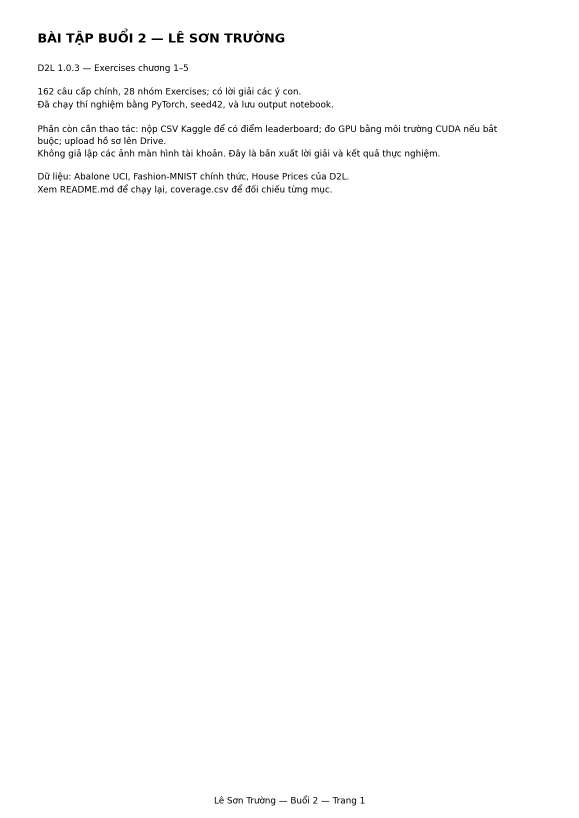
#> input picture Buoi2/bai_lam_Le_Son_Truong/anh_nop_bai/Le_Son_Truong_001_gioi_thieu.png, 1157 x 1636 px (shown at 1/2 size); its folder holds 4 pictures in this run
$ python merge_submission_images.py
#> lines starting #> are read from the running program, lines starting #| are printed output that depends on the picture
"""Gộp các trang kết quả thành 10 ảnh theo chương, giữ nguyên pixel nội dung.

Chạy độc lập sau build_submission.py; không cần huấn luyện lại mô hình.
"""
from collections import Counter
from functools import lru_cache
import hashlib
import json
from pathlib import Path
import re
import sys
import zipfile

import numpy as np
from PIL import Image, ImageChops, ImageDraw, ImageFont


BASE = Path(__file__).resolve().parent
SOURCE = BASE / "anh_nop_bai"
OUTPUT = BASE / "anh_nop_bai_gop"
GAP = 24
LABEL_HEIGHT = 34
HEADER_HEIGHT = 150
BACKGROUND = "#eef2f7"


def font(size):
    candidates = [Path("C:/Windows/Fonts/arial.ttf"),
                  Path("/usr/share/fonts/truetype/dejavu/DejaVuSans.ttf")]
    return ImageFont.truetype(str(next(p for p in candidates if p.exists())), size)


def prepare_page(path):
    with Image.open(path) as original:
#> original is the input picture: PIL image 1157x1636 RGBA; mean R, G, B, A 252.2, 252.2, 252.2, 255
        image = original.convert("RGB")
    # Footer cũ nằm ở 97.5% chiều cao; vùng nội dung kết thúc trước 95%.
    # Bỏ footer lặp lại, thay bằng nhãn số trang gốc trên từng ô.
    body = image.crop((0, 0, image.width, int(image.height * .95)))
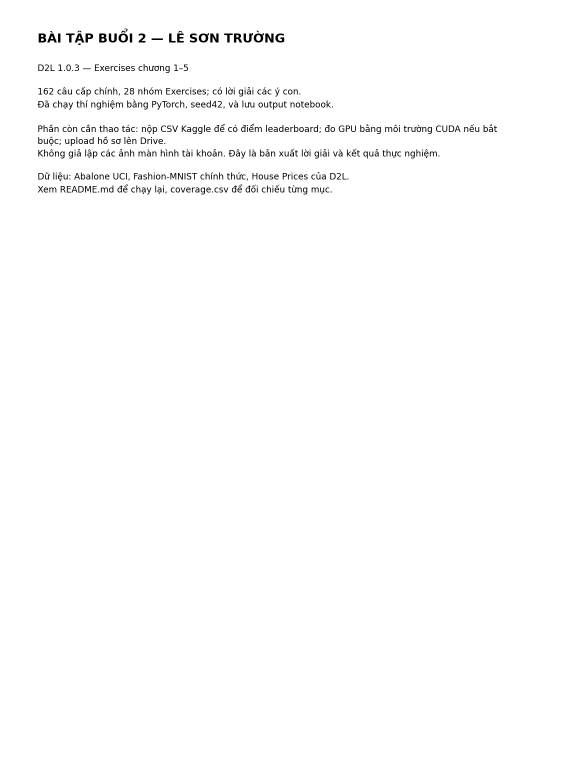
#> body: PIL image 1157x1554 RGB (shown at 1/2 size); min 0, max 255, mean 252.2
    ink = ImageChops.difference(body, Image.new("RGB", body.size, "white"))
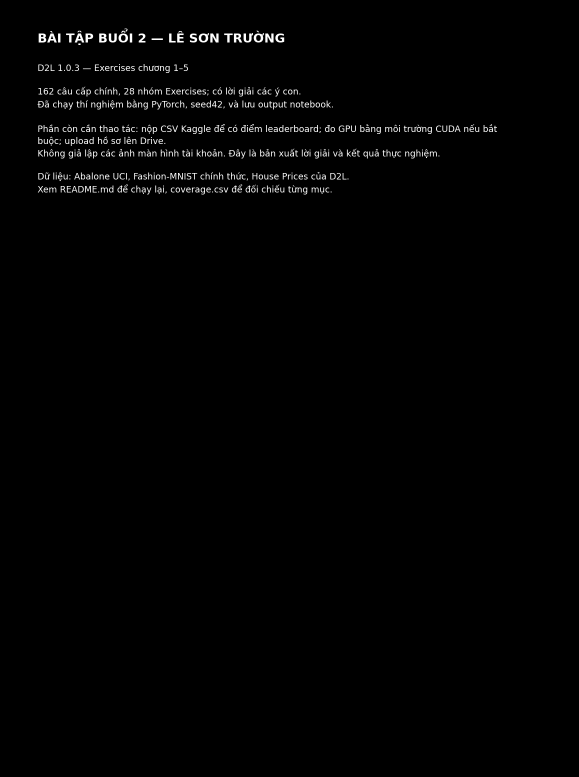
#> ink: PIL image 1157x1554 RGB (shown at 1/2 size); min 0, max 255, mean 2.8
    bbox = ink.convert("L").point(lambda v: 255 if v > 12 else 0).getbbox()
#> bbox = (75, 57, 994, 389)
    if bbox is None:
        raise ValueError(f"Trang trống: {path.name}")
    left, top, right, bottom = bbox
#> left = 75; top = 57; right = 994; bottom = 389
    bbox = (max(0, left - 14), max(0, top - 14),
            min(body.width, right + 14), min(body.height, bottom + 14))
#> bbox = (61, 43, 1008, 403)
    crop = image.crop(bbox)
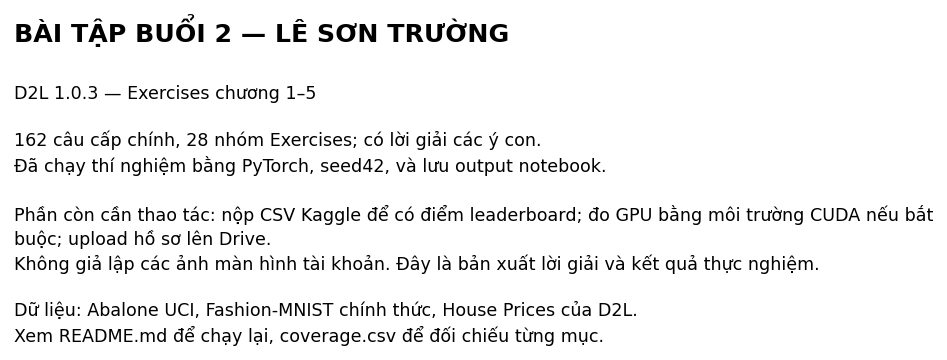
#> crop: PIL image 947x360 RGB; min 0, max 255, mean 240.2
    # Biểu đồ cũ có khoảng trắng lớn giữa tiêu đề và hình: chỉ bỏ các dải
    # hoàn toàn trắng, giữ 32 pixel khoảng cách. Không chạm vào chữ/đường vẽ.
    nonwhite_rows = (np.asarray(crop) < 255).any(axis=(1, 2))
    spans = []
    cursor = 0
    row = 0
    while row < crop.height:
        if nonwhite_rows[row]:
            row += 1
            continue
        start = row
        while row < crop.height and not nonwhite_rows[row]:
            row += 1
        if row - start > 80:
            spans.append([cursor, start + 16])
            cursor = row - 16
#> after the loop, row = 360; spans = []
    spans.append([cursor, crop.height])
    compact = Image.new("RGB", (crop.width, sum(end - start for start, end in spans)), "white")
#> compact: PIL image 947x360 RGB; every value is 255
    offset = 0
    for start, end in spans:
        compact.paste(crop.crop((0, start, crop.width, end)), (0, offset))
        offset += end - start
#> this loop made 1 pass
#> (start, end, offset) on pass 1: (0, 360, 360)
#> after the loop, offset = 360
    return {"path": path, "image": compact, "crop_box": list(bbox), "retained_row_spans": spans,
            "page": int(path.name.split("_")[3])}


def balanced_columns(pages, count):
    """Chia các trang liên tiếp, tối thiểu hóa chiều cao cột dài nhất."""
    heights = [p["image"].height + LABEL_HEIGHT + GAP for p in pages]
    prefix = [0]
    for height in heights:
        prefix.append(prefix[-1] + height)

    @lru_cache(None)
    def solve(end, columns):
        if columns == 1:
            return prefix[end], (end,)
        best = None
        for cut in range(columns - 1, end):
            previous, ends = solve(cut, columns - 1)
            candidate = max(previous, prefix[end] - prefix[cut]), ends + (end,)
            if best is None or candidate < best:
                best = candidate
        return best

    _, ends = solve(len(pages), count)
    start = 0
    columns = []
    for end in ends:
        columns.append(pages[start:end])
        start = end
    return columns


def split_chapter(pages):
    heights = [p["image"].height + LABEL_HEIGHT + GAP for p in pages]
    total = sum(heights)
    # Ưu tiên tách giữa hai mục nếu độ dài hai phần không quá lệch.
    candidates = []
    for cut in range(1, len(pages)):
        imbalance = abs(sum(heights[:cut]) - total / 2) / total
        new_section = bool(re.search(r"_c[1-5]_", pages[cut]["path"].name))
        candidates.append((imbalance + (0 if new_section else .10), cut))
    cut = min(candidates)[1]
    return [pages[:cut], pages[cut:]]


def render(pages, title, target):
    count = 3 if len(pages) >= 9 else 2 if len(pages) >= 4 else 1
    columns = balanced_columns(pages, count)
    cell_width = max(p["image"].width for p in pages)
    width = count * cell_width + (count + 1) * GAP
    height = HEADER_HEIGHT + GAP + max(
        sum(p["image"].height + LABEL_HEIGHT + GAP for p in col)
        for col in columns)
    canvas = Image.new("RGB", (width, height), BACKGROUND)
    draw = ImageDraw.Draw(canvas)
    draw.text((GAP, 18), "LÊ SƠN TRƯỜNG — BÀI TẬP BUỔI 2", fill="#16324f", font=font(26))
    draw.text((GAP, 57), title, fill="#16324f", font=font(25))
    draw.text((GAP, 99), f"{len(pages)} trang gốc | Đọc từ trên xuống, rồi sang cột phải.",
              fill="#334155", font=font(18))
    records = []
    for column_index, column in enumerate(columns):
        x = GAP + column_index * (cell_width + GAP)
        y = HEADER_HEIGHT
        for p in column:
            tile = p["image"]
            draw.rectangle((x, y, x + cell_width - 1, y + LABEL_HEIGHT - 1), fill="#dce6f2")
            draw.text((x + 10, y + 5), f"Trang gốc {p['page']:03d}", fill="#16324f", font=font(18))
            y += LABEL_HEIGHT
            draw.rectangle((x, y, x + cell_width - 1, y + tile.height - 1), fill="white")
            canvas.paste(tile, (x, y))
            records.append({"source": p["path"].name, "page": p["page"],
                            "source_sha256": hashlib.sha256(p["path"].read_bytes()).hexdigest(),
                            "crop_box": p["crop_box"],
                            "retained_row_spans": p["retained_row_spans"],
                            "destination_box": [x, y, x + tile.width, y + tile.height]})
            y += tile.height + GAP
    canvas.save(target, compress_level=6)
    # Đọc lại PNG và đối chiếu pixel từng ô, tránh mất chữ khi ghép hoặc nén.
    with Image.open(target) as saved:
        for record in records:
            with Image.open(SOURCE / record["source"]) as original:
                expected = original.convert("RGB").crop(record["crop_box"])
            actual = saved.crop(record["destination_box"])
            offset = 0
            for start, end in record["retained_row_spans"]:
                source_piece = expected.crop((0, start, expected.width, end))
                saved_piece = actual.crop((0, offset, actual.width, offset + end - start))
                if ImageChops.difference(source_piece, saved_piece).getbbox() is not None:
                    raise AssertionError(f"Nội dung bị thay đổi: {record['source']}")
                offset += end - start
    return {"file": target.name, "size": [width, height],
            "columns": count, "source_pages": records,
            "pixel_verification": "passed"}


def main():
    OUTPUT.mkdir(exist_ok=True)
    paths = sorted(SOURCE.glob("Le_Son_Truong_[0-9][0-9][0-9]_*.png"))
    if not paths:
        raise FileNotFoundError(SOURCE)
    chapters = {i: [] for i in range(1, 6)}
    review = []
    chapter = 1
    for path in paths:
        match = re.search(r"_c([1-5])_", path.name)
        if match:
            chapter = int(match[1])
        page = prepare_page(path)
#> page = 5 items
        (review if "_on_tap" in path.name else chapters[chapter]).append(page)
#> pass 2 of the loop in main, `for path in paths:`:
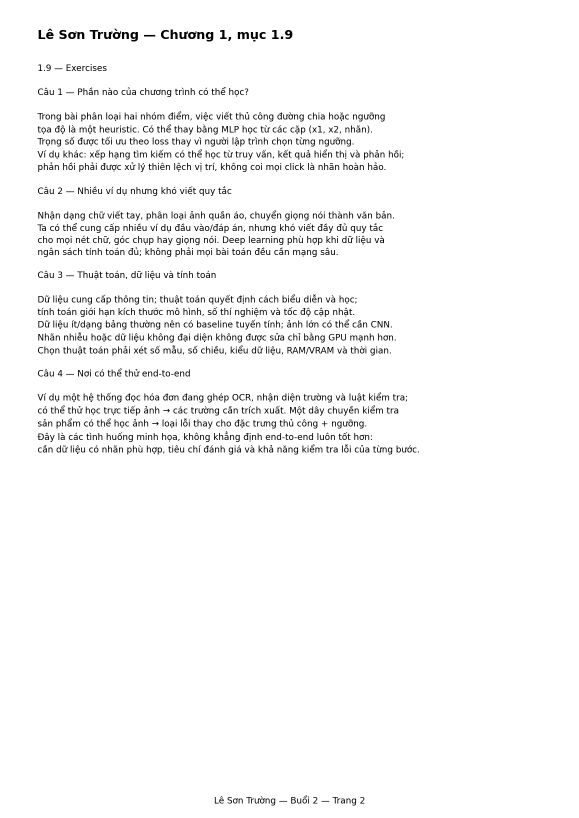
#> input picture Buoi2/bai_lam_Le_Son_Truong/anh_nop_bai/Le_Son_Truong_002_c1_1_9_loi_giai.png, 1157 x 1636 px (shown at 1/2 size)
#> in prepare_page, original is the input picture: PIL image 1157x1636 RGBA; mean R, G, B, A 247.6, 247.6, 247.6, 255
#> in prepare_page (call 2), `bbox = ink.convert("L").point(lambda v: 255 if v > 12 else 0).getbbox()`: bbox = (75, 57, 838, 909)
#> right = 838; bottom = 909
#> in prepare_page (call 2), `bbox = (max(0, left - 14), max(0, top - 14), min(body.width, right + 1..`: bbox = (61, 43, 852, 923)
#> in prepare_page (call 2), `crop = image.crop(bbox)`:
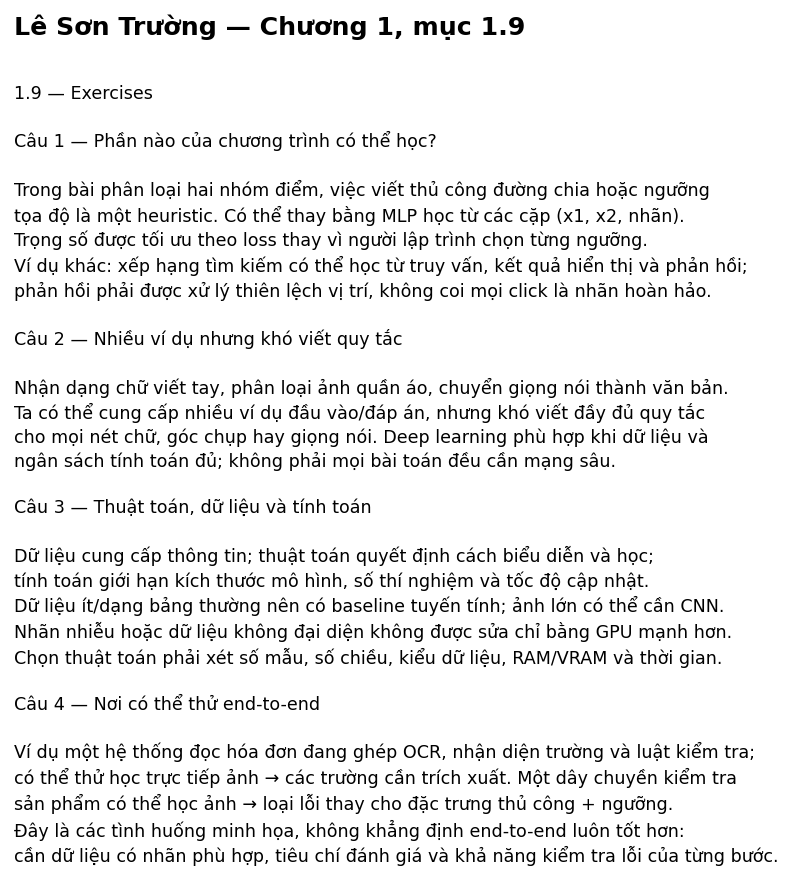
#> crop: PIL image 791x880 RGB; min 0, max 255, mean 235.1
#> after the loop in prepare_page (call 2), `while row < crop.height:`: row = 880
#> compact: PIL image 791x880 RGB; every value is 255
#> the loop in prepare_page (call 2), `for start, end in spans:` made 1 pass
#> (start, end, offset) on pass 1: (0, 880, 880)
#> pass 3 of the loop in main, `for path in paths:`:
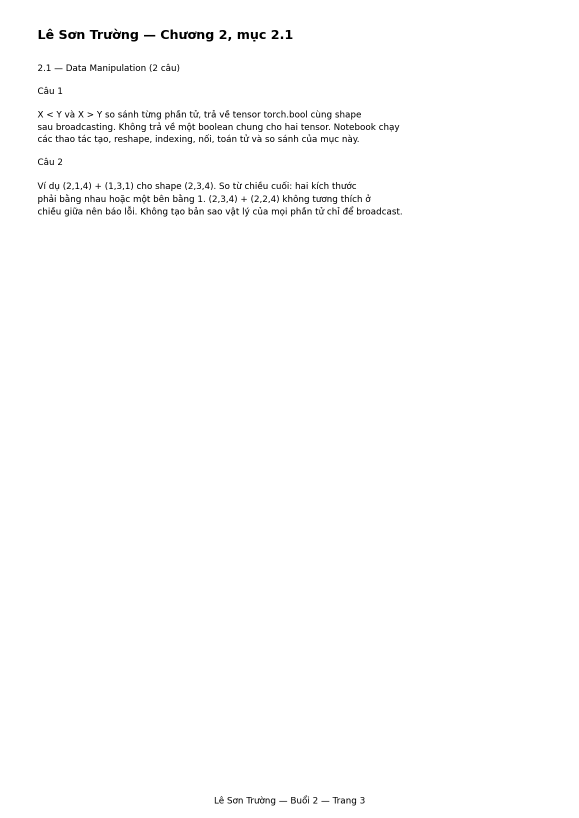
#> input picture Buoi2/bai_lam_Le_Son_Truong/anh_nop_bai/Le_Son_Truong_003_c2_2_1_loi_giai.png, 1157 x 1636 px (shown at 1/2 size)
#> in prepare_page, original is the input picture: PIL image 1157x1636 RGBA; mean R, G, B, A 252.4, 252.4, 252.4, 255
#> in prepare_page (call 3), `ink = ImageChops.difference(body, Image.new("RGB", body.size, "white"))`:
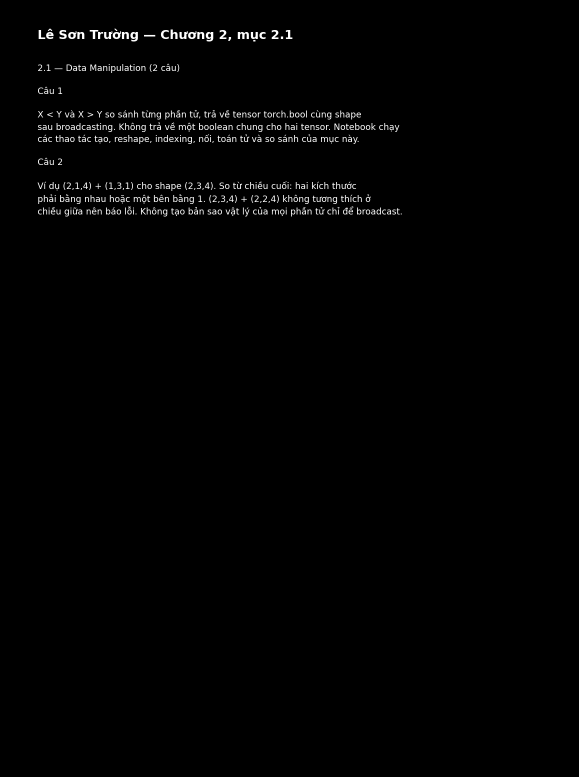
#> ink: PIL image 1157x1554 RGB (shown at 1/2 size); min 0, max 255, mean 2.6
#> in prepare_page (call 3), `bbox = ink.convert("L").point(lambda v: 255 if v > 12 else 0).getbbox()`: bbox = (75, 57, 804, 433)
#> right = 804; bottom = 433
#> in prepare_page (call 3), `bbox = (max(0, left - 14), max(0, top - 14), min(body.width, right + 1..`: bbox = (61, 43, 818, 447)
#> in prepare_page (call 3), `crop = image.crop(bbox)`:
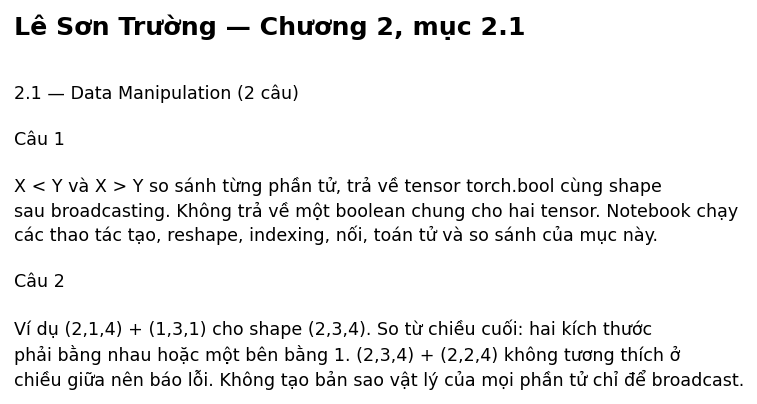
#> crop: PIL image 757x404 RGB; min 0, max 255, mean 239.8
#> after the loop in prepare_page (call 3), `while row < crop.height:`: row = 404
#> compact: PIL image 757x404 RGB; every value is 255
#> the loop in prepare_page (call 3), `for start, end in spans:` made 1 pass
#> (start, end, offset) on pass 1: (0, 404, 404)
#> the loop made 4 passes; the first 3 are shown

    outputs = []
#> outputs = []
    for chapter, pages in chapters.items():
        parts = [pages] if chapter == 1 else split_chapter(pages)
        for part, subset in enumerate(parts, 1):
            filename = f"Le_Son_Truong_Chuong_{chapter}_Phan_{part}.png"
            outputs.append(render(subset, f"CHƯƠNG {chapter} — PHẦN {part}/{len(parts)}", OUTPUT / filename))
#> in render, `canvas = Image.new("RGB", (width, height), BACKGROUND)`:
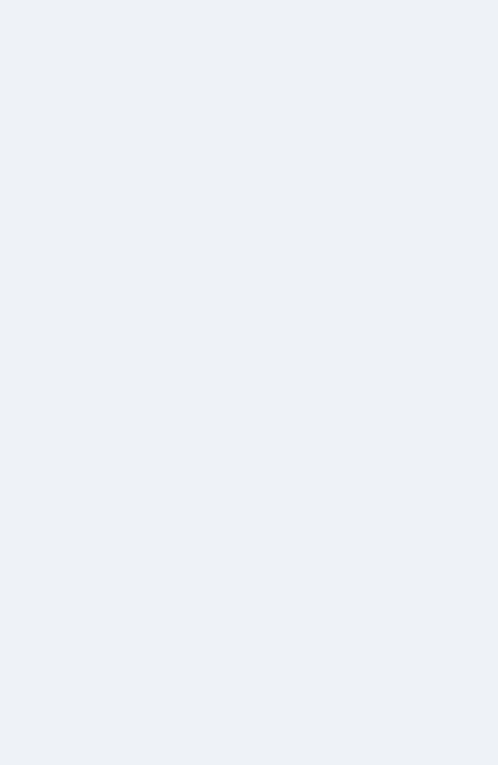
#> canvas: PIL image 995x1530 RGB (shown at 1/2 size); mean R, G, B 238, 242, 247
#> after the loop in render, `for column_index, column in enumerate(columns):`:
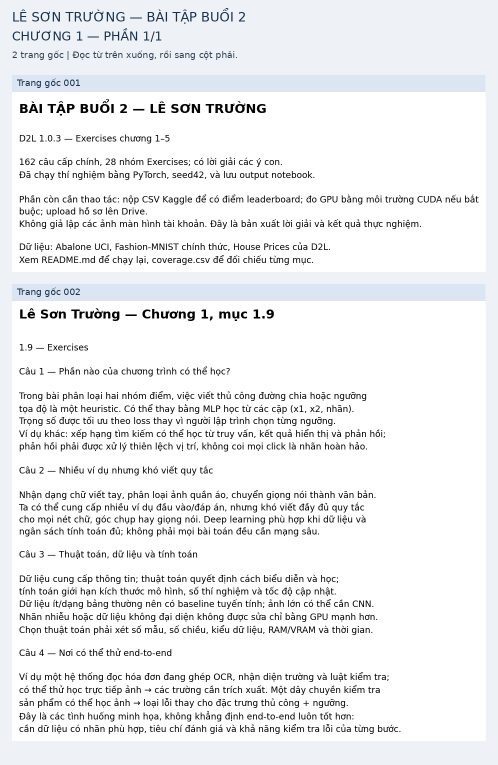
#> canvas: PIL image 995x1530 RGB (shown at 1/2 size); mean R, G, B 237, 238.3, 239.8
#> after the loop in render, `for column_index, column in enumerate(columns):`: records = 2 items
#> the loop in render, `for start, end in record["retained_row_spans"]:` made 1 pass
#> after the loop in render, `for start, end in record["retained_row_spans"]:`: offset = 360
            print(f"{filename}: {len(subset)} trang -> {outputs[-1]['size']}", flush=True)
#| Le_Son_Truong_Chuong_1_Phan_1.png: 2 trang -> [995, 1530]
#> pass 2 of the loop in main, `for chapter, pages in chapters.items():`:
#> after the loop in render (call 2), `for column_index, column in enumerate(columns):`:
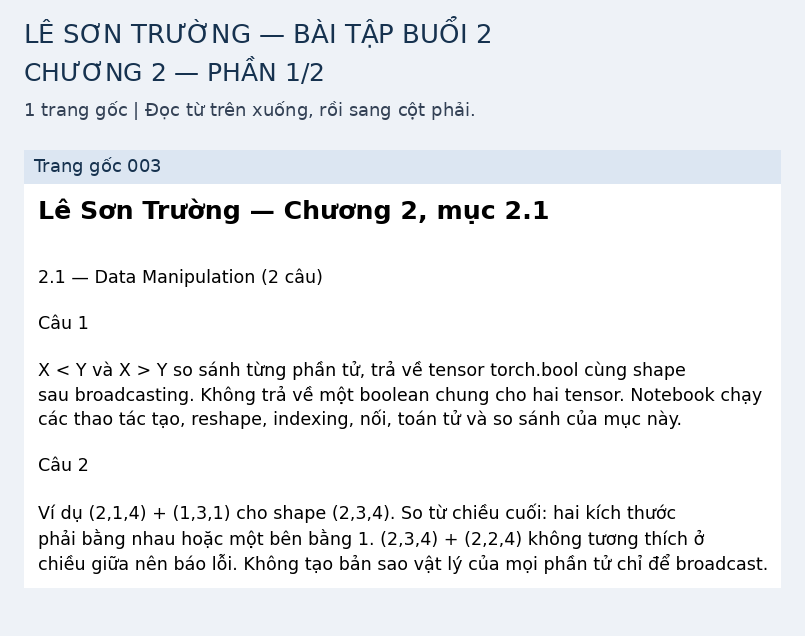
#> canvas: PIL image 805x636 RGB; mean R, G, B 235.7, 237.8, 240.5
#> after the loop in render (call 2), `for column_index, column in enumerate(columns):`: records = 1 item
#> the loop in render (call 2), `for start, end in record["retained_row_spans"]:` made 1 pass
#> after the loop in render (call 2), `for start, end in record["retained_row_spans"]:`: offset = 404
#| Le_Son_Truong_Chuong_2_Phan_1.png: 1 trang -> [805, 636]
#> pass 3 of the loop in main, `for chapter, pages in chapters.items():`:
    if review:
        filename = "Le_Son_Truong_On_tap_Loss_Backprop_MLP.png"
        outputs.append(render(review, "ÔN TẬP: LOSS, BACKPROPAGATION, TỐI ƯU VÀ MLP", OUTPUT / filename))

    used = [p["source"] for out in outputs for p in out["source_pages"]]
    assert Counter(used) == Counter(p.name for p in paths), "Thiếu hoặc lặp trang nguồn"
    manifest = {"source_count": len(paths), "merged_count": len(outputs),
                "method": "Lossless PNG; crop margins, repeated footer and empty white row bands; no content resizing",
                "verified": "Every source page included exactly once; every retained pixel matches source",
                "images": outputs}
    (OUTPUT / "manifest.json").write_text(json.dumps(manifest, ensure_ascii=False, indent=2), encoding="utf-8")
    readme = f"""BỘ ẢNH GỘP NỘP BÀI — LÊ SƠN TRƯỜNG

Đã gộp {len(paths)} trang thành {len(outputs)} ảnh:
- Chương 1: 1 ảnh (kèm giới thiệu).
- Chương 2, 3, 4, 5: mỗi chương 2 ảnh.
- Ôn tập Loss, backpropagation, tối ưu hóa và MLP: 1 ảnh.

Upload các file .png trong thư mục này lên Drive; không cần upload lại 137 ảnh lẻ.
Ảnh dài: mở ảnh rồi phóng to để đọc, từ trên xuống trong cột trái,
sau đó sang cột tiếp theo bên phải. Xem Phần 1 trước Phần 2.
Nội dung giữ nguyên độ phân giải, chỉ cắt khoảng trắng và thay chân trang lặp
bằng nhãn số trang gốc. manifest.json đối chiếu từng trang và kết quả kiểm tra pixel.
Bản PDF đầy đủ vẫn ở ../Le_Son_Truong_Buoi2.pdf nếu cần cách đọc theo trang.

Các phần cần tài khoản cá nhân (điểm Kaggle), số đo GPU và upload Drive
vẫn theo ghi chú trong bài. Bộ ảnh gộp không thêm kết quả chưa thực hiện.
"""
    (OUTPUT / "HUONG_DAN.txt").write_text(readme, encoding="utf-8-sig")
    target = BASE.parent / "Le_Son_Truong_Buoi2_Anh_Gop.zip"
    with zipfile.ZipFile(target, "w", zipfile.ZIP_DEFLATED) as archive:
        for path in sorted(OUTPUT.iterdir()):
            if path.name in {o["file"] for o in outputs} | {"manifest.json", "HUONG_DAN.txt"}:
                archive.write(path, arcname=Path("Le_Son_Truong_Buoi2_Anh_Gop") / path.name)
    with zipfile.ZipFile(target) as archive:
        assert archive.testzip() is None
        assert len([p for p in archive.namelist() if p.endswith(".png")]) == len(outputs)
    print(f"Verified {len(paths)} source pages, {len(outputs)} images; ZIP {target.stat().st_size / 1024**2:.1f} MiB.")


if __name__ == "__main__":
    sys.stdout.reconfigure(encoding="utf-8")
#> (the run stopped early here; a loop or call above may not have finished)
